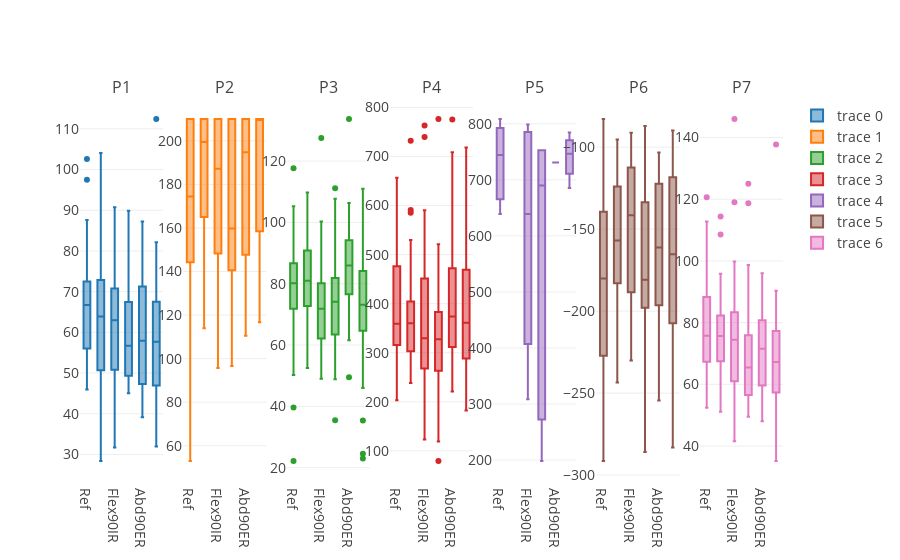

Notebook source saved alongside this figure:
### Code cell
from plotly import tools
import plotly.graph_objs as go
import plotly.offline as py
py.init_notebook_mode(connected=True)

fig = tools.make_subplots(rows=1, cols=nparameter, print_grid=False, subplot_titles=names_parameters_micro)
for iparam in range(nparameter):
    current = df[df['parameter'] == f'P{iparam + 1}']
    trace = go.Box(
        x=current['position'],
        y=current['value'],
        boxpoints='False',
    )
    fig.append_trace(trace, 1, iparam + 1)
    
    fig['layout']['font'] = dict(size=14)
py.iplot(fig)

### Figure 1 — Plotly figure (JSON) as saved in the notebook; plotly's stock layout.template omitted (floating-point values rounded to 4 significant figures; data arrays with more than 128 entries replaced by an {"elided": "..."} marker saying what was removed)
{"data": [{"boxpoints": "False", "type": "box", "x": {"elided": "210 str values"}, "xaxis": "x1", "y": {"elided": "210 float values"}, "yaxis": "y1"}, {"boxpoints": "False", "type": "box", "x": {"elided": "210 str values"}, "xaxis": "x2", "y": {"elided": "210 float values"}, "yaxis": "y2"}, {"boxpoints": "False", "type": "box", "x": {"elided": "210 str values"}, "xaxis": "x3", "y": {"elided": "210 float values"}, "yaxis": "y3"}, {"boxpoints": "False", "type": "box", "x": {"elided": "210 str values"}, "xaxis": "x4", "y": {"elided": "210 float values"}, "yaxis": "y4"}, {"boxpoints": "False", "type": "box", "x": {"elided": "210 str values"}, "xaxis": "x5", "y": {"elided": "210 float values"}, "yaxis": "y5"}, {"boxpoints": "False", "type": "box", "x": {"elided": "210 str values"}, "xaxis": "x6", "y": {"elided": "210 float values"}, "yaxis": "y6"}, {"boxpoints": "False", "type": "box", "x": {"elided": "210 str values"}, "xaxis": "x7", "y": {"elided": "210 float values"}, "yaxis": "y7"}], "layout": {"annotations": [{"font": {"size": 16}, "showarrow": false, "text": "P1", "x": 0.05918, "xanchor": "center", "xref": "paper", "y": 1, "yanchor": "bottom", "yref": "paper"}, {"font": {"size": 16}, "showarrow": false, "text": "P2", "x": 0.2061, "xanchor": "center", "xref": "paper", "y": 1, "yanchor": "bottom", "yref": "paper"}, {"font": {"size": 16}, "showarrow": false, "text": "P3", "x": 0.3531, "xanchor": "center", "xref": "paper", "y": 1, "yanchor": "bottom", "yref": "paper"}, {"font": {"size": 16}, "showarrow": false, "text": "P4", "x": 0.5, "xanchor": "center", "xref": "paper", "y": 1, "yanchor": "bottom", "yref": "paper"}, {"font": {"size": 16}, "showarrow": false, "text": "P5", "x": 0.6469, "xanchor": "center", "xref": "paper", "y": 1, "yanchor": "bottom", "yref": "paper"}, {"font": {"size": 16}, "showarrow": false, "text": "P6", "x": 0.7939, "xanchor": "center", "xref": "paper", "y": 1, "yanchor": "bottom", "yref": "paper"}, {"font": {"size": 16}, "showarrow": false, "text": "P7", "x": 0.9408, "xanchor": "center", "xref": "paper", "y": 1, "yanchor": "bottom", "yref": "paper"}], "font": {"size": 14}, "xaxis1": {"anchor": "y1", "domain": [0, 0.1184]}, "xaxis2": {"anchor": "y2", "domain": [0.1469, 0.2653]}, "xaxis3": {"anchor": "y3", "domain": [0.2939, 0.4122]}, "xaxis4": {"anchor": "y4", "domain": [0.4408, 0.5592]}, "xaxis5": {"anchor": "y5", "domain": [0.5878, 0.7061]}, "xaxis6": {"anchor": "y6", "domain": [0.7347, 0.8531]}, "xaxis7": {"anchor": "y7", "domain": [0.8816, 1.0]}, "yaxis1": {"anchor": "x1", "domain": [0, 1]}, "yaxis2": {"anchor": "x2", "domain": [0, 1]}, "yaxis3": {"anchor": "x3", "domain": [0, 1]}, "yaxis4": {"anchor": "x4", "domain": [0, 1]}, "yaxis5": {"anchor": "x5", "domain": [0, 1]}, "yaxis6": {"anchor": "x6", "domain": [0, 1]}, "yaxis7": {"anchor": "x7", "domain": [0, 1]}}}
